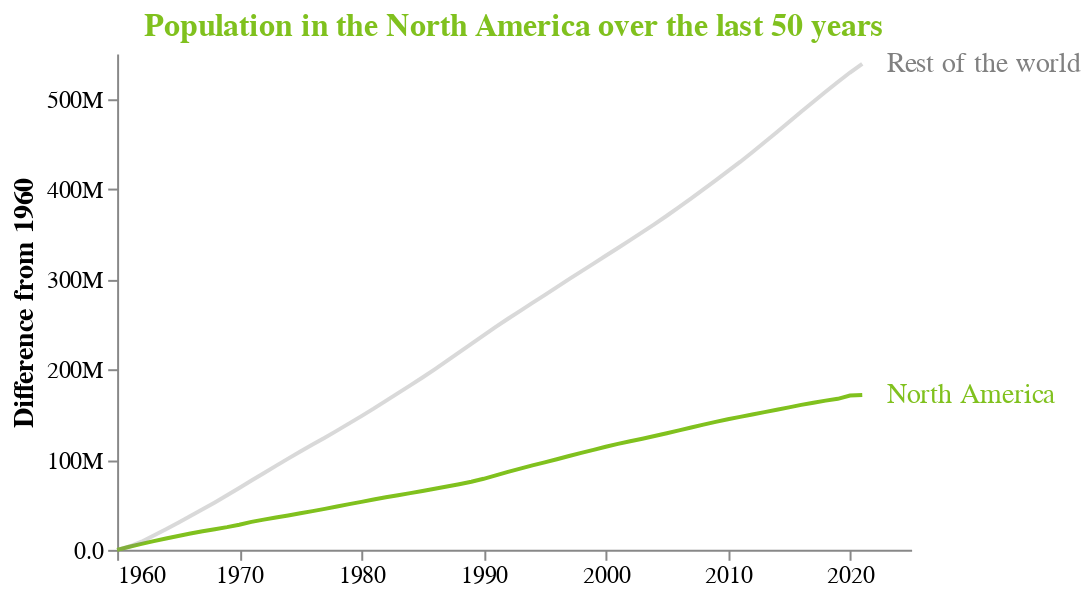

The notebook cell saved with this chart:
### Code cell
total = (chart + text).configure_axis(
    grid=False,
    titleFontSize=14,
    labelFontSize=12
).configure_title(
    fontSize=16,
    color='#80C11E'
).configure_view(
    strokeWidth=0
)

total

### Figure 1 — Vega-Lite specification as saved in the notebook (floating-point values rounded to 4 significant figures)
{"config": {"view": {"continuousWidth": 400, "continuousHeight": 300, "strokeWidth": 0}, "axis": {"grid": false, "labelFontSize": 12, "titleFontSize": 14}, "title": {"color": "#80C11E", "fontSize": 16}}, "layer": [{"data": {"name": "data-7a03d7292bd5030d05e914ae7452572d"}, "mark": "line", "encoding": {"color": {"field": "Continent", "legend": null, "scale": {"range": ["#80C11E", "grey"]}, "type": "nominal"}, "opacity": {"condition": {"value": 1, "test": "(datum['Continent'] === 'North America')"}, "value": 0.3}, "x": {"axis": {"format": ".0f", "tickMinStep": 10}, "field": "Year", "title": null, "type": "quantitative"}, "y": {"axis": {"format": ".2s"}, "field": "Diff", "title": "Difference from 1960", "type": "quantitative"}}, "height": 250, "title": "Population in the North America over the last 50 years", "width": 400}, {"data": {"name": "data-97f4accba5d20d28380b08ba78aab879"}, "mark": {"type": "text", "align": "left", "fontSize": 14}, "encoding": {"color": {"condition": {"value": "#80C11E", "test": "(datum.text === 'North America')"}, "value": "grey"}, "text": {"field": "text", "type": "nominal"}, "x": {"field": "x", "type": "quantitative"}, "y": {"field": "y", "type": "quantitative"}}}], "$schema": "https://vega.github.io/schema/vega-lite/v4.17.0.json", "datasets": {"data-7a03d7292bd5030d05e914ae7452572d": [{"Year": 1960, "Continent": "North America", "Population": 198600000.0, "Diff": 0.0}, {"Year": 1961, "Continent": "North America", "Population": 202000000.0, "Diff": 3383000.0}, {"Year": 1962, "Continent": "North America", "Population": 205200000.0, "Diff": 6574000.0}, {"Year": 1963, "Continent": "North America", "Population": 208300000.0, "Diff": 9629000.0}, {"Year": 1964, "Continent": "North America", "Population": 211300000.0, "Diff": 12640000.0}, {"Year": 1965, "Continent": "North America", "Population": 214000000.0, "Diff": 15410000.0}, {"Year": 1966, "Continent": "North America", "Population": 216700000.0, "Diff": 18030000.0}, {"Year": 1967, "Continent": "North America", "Population": 219200000.0, "Diff": 20550000.0}, {"Year": 1968, "Continent": "North America", "Population": 221500000.0, "Diff": 22880000.0}, {"Year": 1969, "Continent": "North America", "Population": 223800000.0, "Diff": 25130000.0}, {"Year": 1970, "Continent": "North America", "Population": 226400000.0, "Diff": 27810000.0}, {"Year": 1971, "Continent": "North America", "Population": 229700000.0, "Diff": 31050000.0}, {"Year": 1972, "Continent": "North America", "Population": 232200000.0, "Diff": 33540000.0}, {"Year": 1973, "Continent": "North America", "Population": 234500000.0, "Diff": 35830000.0}, {"Year": 1974, "Continent": "North America", "Population": 236700000.0, "Diff": 38090000.0}, {"Year": 1975, "Continent": "North America", "Population": 239200000.0, "Diff": 40540000.0}, {"Year": 1976, "Continent": "North America", "Population": 241500000.0, "Diff": 42910000.0}, {"Year": 1977, "Continent": "North America", "Population": 244000000.0, "Diff": 45390000.0}, {"Year": 1978, "Continent": "North America", "Population": 246600000.0, "Diff": 47980000.0}, {"Year": 1979, "Continent": "North America", "Population": 249300000.0, "Diff": 50690000.0}, {"Year": 1980, "Continent": "North America", "Population": 251800000.0, "Diff": 53170000.0}, {"Year": 1981, "Continent": "North America", "Population": 254300000.0, "Diff": 55720000.0}, {"Year": 1982, "Continent": "North America", "Population": 256800000.0, "Diff": 58210000.0}, {"Year": 1983, "Continent": "North America", "Population": 259200000.0, "Diff": 60590000.0}, {"Year": 1984, "Continent": "North America", "Population": 261500000.0, "Diff": 62860000.0}, {"Year": 1985, "Continent": "North America", "Population": 263800000.0, "Diff": 65200000.0}, {"Year": 1986, "Continent": "North America", "Population": 266300000.0, "Diff": 67670000.0}, {"Year": 1987, "Continent": "North America", "Population": 268800000.0, "Diff": 70170000.0}, {"Year": 1988, "Continent": "North America", "Population": 271300000.0, "Diff": 72720000.0}, {"Year": 1989, "Continent": "North America", "Population": 274200000.0, "Diff": 75530000.0}, {"Year": 1990, "Continent": "North America", "Population": 277400000.0, "Diff": 78750000.0}, {"Year": 1991, "Continent": "North America", "Population": 281100000.0, "Diff": 82450000.0}, {"Year": 1992, "Continent": "North America", "Population": 284900000.0, "Diff": 86320000.0}, {"Year": 1993, "Continent": "North America", "Population": 288700000.0, "Diff": 90040000.0}, {"Year": 1994, "Continent": "North America", "Population": 292200000.0, "Diff": 93560000.0}, {"Year": 1995, "Continent": "North America", "Population": 295600000.0, "Diff": 97020000.0}, {"Year": 1996, "Continent": "North America", "Population": 299100000.0, "Diff": 100400000.0}, {"Year": 1997, "Continent": "North America", "Population": 302600000.0, "Diff": 104000000.0}, {"Year": 1998, "Continent": "North America", "Population": 306100000.0, "Diff": 107400000.0}, {"Year": 1999, "Continent": "North America", "Population": 309500000.0, "Diff": 110900000.0}, {"Year": 2000, "Continent": "North America", "Population": 312900000.0, "Diff": 114300000.0}, {"Year": 2001, "Continent": "North America", "Population": 316100000.0, "Diff": 117400000.0}, {"Year": 2002, "Continent": "North America", "Population": 319000000.0, "Diff": 120400000.0}, {"Year": 2003, "Continent": "North America", "Population": 321800000.0, "Diff": 123200000.0}, {"Year": 2004, "Continent": "North America", "Population": 324800000.0, "Diff": 126200000.0}, {"Year": 2005, "Continent": "North America", "Population": 327800000.0, "Diff": 129200000.0}, {"Year": 2006, "Continent": "North America", "Population": 331000000.0, "Diff": 132400000.0}, {"Year": 2007, "Continent": "North America", "Population": 334200000.0, "Diff": 135600000.0}, {"Year": 2008, "Continent": "North America", "Population": 337400000.0, "Diff": 138800000.0}, {"Year": 2009, "Continent": "North America", "Population": 340500000.0, "Diff": 141800000.0}, {"Year": 2010, "Continent": "North America", "Population": 343400000.0, "Diff": 144800000.0}, {"Year": 2011, "Continent": "North America", "Population": 346000000.0, "Diff": 147400000.0}, {"Year": 2012, "Continent": "North America", "Population": 348700000.0, "Diff": 150000000.0}, {"Year": 2013, "Continent": "North America", "Population": 351200000.0, "Diff": 152600000.0}, {"Year": 2014, "Continent": "North America", "Population": 353900000.0, "Diff": 155300000.0}, {"Year": 2015, "Continent": "North America", "Population": 356500000.0, "Diff": 157900000.0}, {"Year": 2016, "Continent": "North America", "Population": 359200000.0, "Diff": 160600000.0}, {"Year": 2017, "Continent": "North America", "Population": 361700000.0, "Diff": 163100000.0}, {"Year": 2018, "Continent": "North America", "Population": 364000000.0, "Diff": 165300000.0}, {"Year": 2019, "Continent": "North America", "Population": 366000000.0, "Diff": 167400000.0}, {"Year": 2020, "Continent": "North America", "Population": 369600000.0, "Diff": 171000000.0}, {"Year": 2021, "Continent": "North America", "Population": 370200000.0, "Diff": 171600000.0}, {"Year": 1960, "Continent": "World", "Population": 311300000.0, "Diff": 0.0}, {"Year": 1961, "Continent": "World", "Population": 315000000.0, "Diff": 3690000.0}, {"Year": 1962, "Continent": "World", "Population": 320400000.0, "Diff": 9075000.0}, {"Year": 1963, "Continent": "World", "Population": 327300000.0, "Diff": 15980000.0}, {"Year": 1964, "Continent": "World", "Population": 334200000.0, "Diff": 22920000.0}, {"Year": 1965, "Continent": "World", "Population": 341300000.0, "Diff": 30020000.0}, {"Year": 1966, "Continent": "World", "Population": 348800000.0, "Diff": 37470000.0}, {"Year": 1967, "Continent": "World", "Population": 356200000.0, "Diff": 44880000.0}, {"Year": 1968, "Continent": "World", "Population": 363800000.0, "Diff": 52510000.0}, {"Year": 1969, "Continent": "World", "Population": 371800000.0, "Diff": 60440000.0}, {"Year": 1970, "Continent": "World", "Population": 379800000.0, "Diff": 68490000.0}, {"Year": 1971, "Continent": "World", "Population": 388100000.0, "Diff": 76830000.0}, {"Year": 1972, "Continent": "World", "Population": 396300000.0, "Diff": 84970000.0}, {"Year": 1973, "Continent": "World", "Population": 404400000.0, "Diff": 93090000.0}, {"Year": 1974, "Continent": "World", "Population": 412500000.0, "Diff": 101100000.0}, {"Year": 1975, "Continent": "World", "Population": 420300000.0, "Diff": 109000000.0}, {"Year": 1976, "Continent": "World", "Population": 428000000.0, "Diff": 116700000.0}, {"Year": 1977, "Continent": "World", "Population": 435700000.0, "Diff": 124300000.0}, {"Year": 1978, "Continent": "World", "Population": 443400000.0, "Diff": 132100000.0}, {"Year": 1979, "Continent": "World", "Population": 451400000.0, "Diff": 140100000.0}, {"Year": 1980, "Continent": "World", "Population": 459500000.0, "Diff": 148200000.0}, {"Year": 1981, "Continent": "World", "Population": 467800000.0, "Diff": 156400000.0}, {"Year": 1982, "Continent": "World", "Population": 476500000.0, "Diff": 165200000.0}, {"Year": 1983, "Continent": "World", "Population": 485100000.0, "Diff": 173800000.0}, {"Year": 1984, "Continent": "World", "Population": 493600000.0, "Diff": 182300000.0}, {"Year": 1985, "Continent": "World", "Population": 502300000.0, "Diff": 191000000.0}, {"Year": 1986, "Continent": "World", "Population": 511400000.0, "Diff": 200100000.0}, {"Year": 1987, "Continent": "World", "Population": 520800000.0, "Diff": 209400000.0}, {"Year": 1988, "Continent": "World", "Population": 530200000.0, "Diff": 218900000.0}, {"Year": 1989, "Continent": "World", "Population": 539600000.0, "Diff": 228300000.0}, {"Year": 1990, "Continent": "World", "Population": 549100000.0, "Diff": 237800000.0}, {"Year": 1991, "Continent": "World", "Population": 558400000.0, "Diff": 247100000.0}, {"Year": 1992, "Continent": "World", "Population": 567400000.0, "Diff": 256100000.0}, {"Year": 1993, "Continent": "World", "Population": 576300000.0, "Diff": 264900000.0}, {"Year": 1994, "Continent": "World", "Population": 585000000.0, "Diff": 273600000.0}, {"Year": 1995, "Continent": "World", "Population": 593700000.0, "Diff": 282400000.0}, {"Year": 1996, "Continent": "World", "Population": 602500000.0, "Diff": 291200000.0}, {"Year": 1997, "Continent": "World", "Population": 611300000.0, "Diff": 300000000.0}, {"Year": 1998, "Continent": "World", "Population": 620000000.0, "Diff": 308700000.0}, {"Year": 1999, "Continent": "World", "Population": 628600000.0, "Diff": 317300000.0}, {"Year": 2000, "Continent": "World", "Population": 637200000.0, "Diff": 325900000.0}, {"Year": 2001, "Continent": "World", "Population": 645900000.0, "Diff": 334600000.0}, {"Year": 2002, "Continent": "World", "Population": 654600000.0, "Diff": 343300000.0}, {"Year": 2003, "Continent": "World", "Population": 663400000.0, "Diff": 352100000.0}, {"Year": 2004, "Continent": "World", "Population": 672400000.0, "Diff": 361100000.0}, {"Year": 2005, "Continent": "World", "Population": 681600000.0, "Diff": 370300000.0}, {"Year": 2006, "Continent": "World", "Population": 691100000.0, "Diff": 379700000.0}, {"Year": 2007, "Continent": "World", "Population": 700800000.0, "Diff": 389500000.0}, {"Year": 2008, "Continent": "World", "Population": 710800000.0, "Diff": 399500000.0}, {"Year": 2009, "Continent": "World", "Population": 720900000.0, "Diff": 409600000.0}, {"Year": 2010, "Continent": "World", "Population": 731000000.0, "Diff": 419700000.0}, {"Year": 2011, "Continent": "World", "Population": 741200000.0, "Diff": 429900000.0}, {"Year": 2012, "Continent": "World", "Population": 752000000.0, "Diff": 440700000.0}, {"Year": 2013, "Continent": "World", "Population": 763000000.0, "Diff": 451700000.0}, {"Year": 2014, "Continent": "World", "Population": 774200000.0, "Diff": 462900000.0}, {"Year": 2015, "Continent": "World", "Population": 785500000.0, "Diff": 474200000.0}, {"Year": 2016, "Continent": "World", "Population": 796800000.0, "Diff": 485500000.0}, {"Year": 2017, "Continent": "World", "Population": 808000000.0, "Diff": 496700000.0}, {"Year": 2018, "Continent": "World", "Population": 819000000.0, "Diff": 507700000.0}, {"Year": 2019, "Continent": "World", "Population": 829900000.0, "Diff": 518600000.0}, {"Year": 2020, "Continent": "World", "Population": 840300000.0, "Diff": 529000000.0}, {"Year": 2021, "Continent": "World", "Population": 850000000.0, "Diff": 538700000.0}], "data-97f4accba5d20d28380b08ba78aab879": [{"text": "Rest of the world", "x": 2023, "y": 538700000.0}, {"text": "North America", "x": 2023, "y": 171600000.0}]}}
